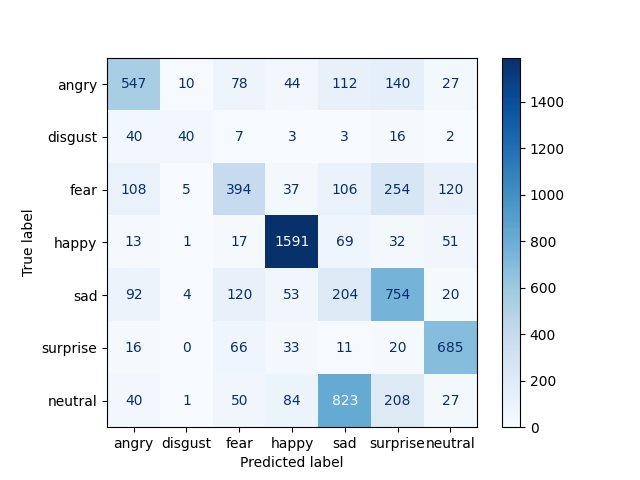

Here is the Python script that generated this plot:
import os
import sys
import cv2
import numpy as np
import torch
from sklearn.metrics import confusion_matrix, ConfusionMatrixDisplay
import matplotlib.pyplot as plt
import torchvision.transforms as transforms

sys.path.append(os.path.abspath(os.path.join(os.path.dirname(__file__), '..')))
from Net import Net

def load_test_data(test_dir):
    test_images = []
    test_labels = []
    emotion_labels = ['angry', 'disgust', 'fear', 'happy', 'neutral', 'sad', 'surprise']
    label_map = {label: idx for idx, label in enumerate(emotion_labels)}

    for label in emotion_labels:
        img_dir = os.path.join(test_dir, label)
        print(f"Opening folder '{img_dir}' for label '{label}'")

        for img_name in os.listdir(img_dir):
            img_path = os.path.join(img_dir, img_name)
            img = cv2.imread(img_path)
            if img is not None:
                test_images.append(img)
                test_labels.append(label_map[label])
            else:
                print(f"Failed to load image: {img_path}")

    return test_images, test_labels

def evaluate_model(model, test_images, test_labels):
    emotion_labels = ['angry', 'disgust', 'fear', 'happy', 'sad', 'surprise', 'neutral']
    transform = transforms.Compose([
        transforms.ToPILImage(),
        transforms.Resize((48, 48)),
        transforms.Grayscale(num_output_channels=1),
        transforms.ToTensor(),
        transforms.Normalize((0.5,), (0.5,))
    ])

    actual = []
    predicted = []

    for i, (img, label) in enumerate(zip(test_images, test_labels)):
        if img is None:
            print(f"Skipping image {i} because it is None.")
            continue

        # Preprocess the image
        processed_image = transform(img)

        with torch.no_grad():
            processed_image = processed_image.unsqueeze(0)
            outputs = model(processed_image)
            _, predicted_emotion = torch.max(outputs, 1)
            predicted_emotion = predicted_emotion.item()

        actual.append(label)
        predicted.append(predicted_emotion)

    # Generate confusion matrix
    cm = confusion_matrix(actual, predicted, labels=list(range(len(emotion_labels))))
    disp = ConfusionMatrixDisplay(confusion_matrix=cm, display_labels=emotion_labels)
    disp.plot(cmap=plt.cm.Blues)
    plt.savefig('confusion_matrix.png')
    plt.show()

# Load the model
filepath = '../model_checkpoint.pth'  # Path to the model file
model = Net()
model.load_state_dict(torch.load(filepath))
model.eval()

# Load test data
test_dir = '../fer2013/test' 
test_images, test_labels = load_test_data(test_dir)

# Evaluate the model and generate confusion matrix
evaluate_model(model, test_images, test_labels)

